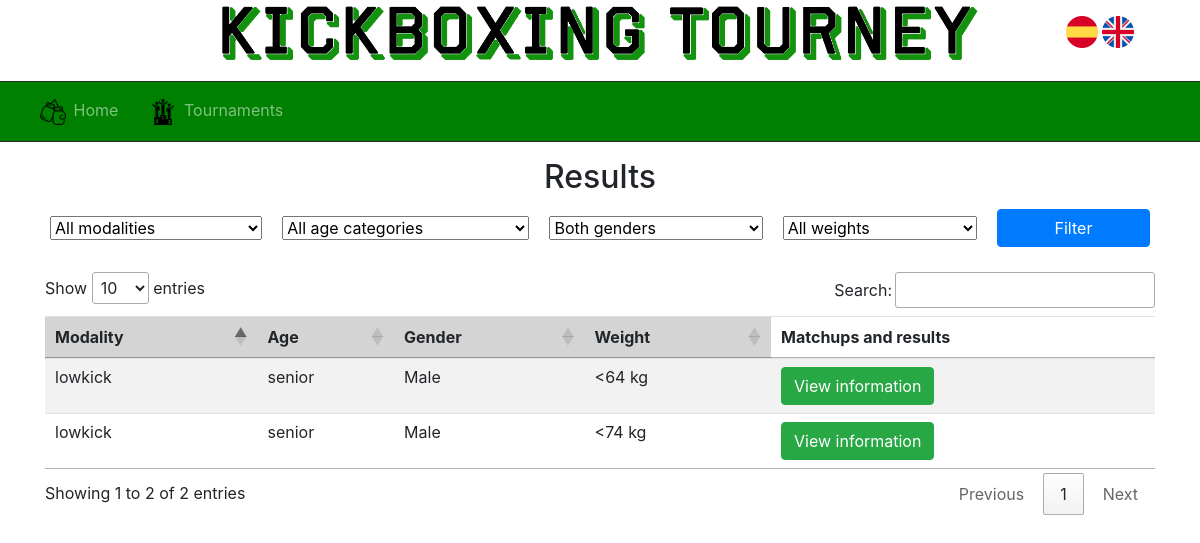
The app's page /ProyectoTFG/Invitado/listaCategoriasResultadosInvitados.php?idtorneo=50&idioma=in with its own data.
### tables this page shows
CREATE TABLE `categorias` (
  `idCategoria` int(11) NOT NULL,
  `idtorneo` int(11) NOT NULL,
  `sexo` varchar(1) NOT NULL,
  `peso` int(3) NOT NULL,
  `edad` varchar(15) NOT NULL,
  `modalidad` varchar(30) NOT NULL,
  `estado` int(1) NOT NULL
);

### ProyectoTFG/Modelo/ModeloCategoria.php (called while the page is built, shortened)
<?php
include_once 'ModeloBD.php';
include_once '../Clases/Categoria.php';
class ModeloCategoria {
    private $modeloBD;
    public function __construct() {
        $this->modeloBD = new ModeloBD();
    }
    public function obtenerCategoriasPorTorneoConEnfrentamientos($idTorneo) {
        $sql = "SELECT DISTINCT c.* FROM categorias c INNER JOIN enfrentamiento r ON c.idtorneo = r.idtorneo AND c.sexo = r.sexo AND c.peso = r.peso AND c.edad = r.edad AND c.modalidad = r.modalidad WHERE c.idtorneo = '$idTorneo'";
        $this->modeloBD->open_connection();
        $listaCategorias = array();
        if ($this->modeloBD->get_results_from_query($sql)) {
            $rows = $this->modeloBD->get_rows();
            foreach ($rows as $row) {
                $listaCategorias[] = new Categoria(
                    $row['idCategoria'],
                    $row['idtorneo'],
                    $row['sexo'],
                    $row['peso'],
                    $row['edad'],
                    $row['modalidad'],
                    $row['estado']
                );
            }
        }
        return $listaCategorias;
    }
}

### ProyectoTFG/Modelo/ModeloBD.php (called while the page is built, shortened)
<?php
class ModeloBD {
    private static $db_host = 'localhost';
    private static $db_user = 'root';
    private static $db_pass = '';
    protected $db_name = 'proyectotfg';
    protected $rows = array();
    private $conexion;
    public function open_connection() {
        $this->conexion = new mysqli(self::$db_host, self::$db_user, self::$db_pass, $this->db_name);
        $this->conexion->query("SET NAMES 'utf8'");
    }
public function get_results_from_query($query) {
    $result = $this->conexion->query($query);
    $this->rows = array();
    $hasResults = false;
    if ($result && $result->num_rows > 0) {
        while ($row = $result->fetch_assoc()) {
            $this->rows[] = $row;
            $hasResults = true;
        }
    }
    return $hasResults;
}
    public function get_rows() {
        return $this->rows;
    }
}

### ProyectoTFG/Clases/Categoria.php (called while the page is built, shortened)
<?php
class Categoria {
    public $sexo;
    public $peso;
    public $edad;
    public $modalidad;
    public function __construct($idCategoria, $idtorneo, $sexo, $peso, $edad, $modalidad, $estado) {
        $this->sexo = $sexo;
        $this->peso = $peso;
        $this->edad = $edad;
        $this->modalidad = $modalidad;
    }
    public function getSexo() {
        return $this->sexo;
    }
    public function getPeso() {
        return $this->peso;
    }
    public function getEdad() {
        return $this->edad;
    }
    public function getModalidad() {
        return $this->modalidad;
    }
}

### ProyectoTFG/Invitado/listaCategoriasResultadosInvitados.php (the view, shortened to what this page needs)
<?php
    include_once '../Modelo/ModeloCategoria.php';
    $modeloCategoria = new ModeloCategoria();
    $idTorneo=$_GET['idtorneo'];
    $categorias = $modeloCategoria->obtenerCategoriasPorTorneoConEnfrentamientos($idTorneo);
    ?>
    <html>
        <head>
            <link rel="stylesheet" href="https://maxcdn.bootstrapcdn.com/bootstrap/4.0.0/css/bootstrap.min.css">
            <link href="../CSS/principal.css" rel="stylesheet" type="text/css"/>
        </head>
        <body>
            <?php include '../header.php';
            include '../menus/menuInvitado.php';
              ?>
            <div class="container">
            <?php
            if (empty($categorias)) {
                print "<h2 class='textoCentrado'>No hay resultados para este torneo</h2>";
            }else{
            ?>
                <h2 class="textoCentrado"><?php echo $lang["Resultados"]?></h2>
                <div class="filtros">
                    <select id="filtroModalidad">
                        <option value=""><?php echo $lang["TodasModalidades"]?></option>
                    </select>
                    <select id="filtroEdad">
                        <option value=""><?php echo $lang["TodasCategoriasEdad"]?></option>
                    </select>
                    <select id="filtroSexo">
                        <option value=""><?php echo $lang["AmbosSexos"]?></option>
                    </select>
                    <select id="filtroPeso">
                        <option value=""><?php echo $lang["TodosPesos"]?></option>
                    </select>
                    <button  class='btn btn-primary' id="filtrarResultados"><?php echo $lang["Filtrar"]?></button>
                </div>
                <div class="table-responsive">
                 <table class="table table-striped" id="tablaResultados">
                    <thead>
                        <tr>
                            <th><?php echo $lang["Modalidad"]?></th>
                            <th><?php echo $lang["Edad"]?></th>
                            <th><?php echo $lang["Sexo"]?></th>
                            <th><?php echo $lang["Peso"]?></th>
                            <td><strong><?php echo $lang["EnfrentamientosYResultados"]?></strong></td>
                        </tr>
                    </thead>
                    <tbody>
                        <?php
                        foreach ($categorias as $categoria) {
                            print "<tr>";
                            print "<td>" . $categoria->getModalidad()  . "</td>";
                            print "<td>" . $categoria->getEdad() . "</td>";
                            if($categoria->getSexo()=="m" ){
                                print "<td>".$lang["Masculino"]."</td>";
                            }else{
                                print "<td>".$lang["Femenino"]."</td>";
                            }
                            if($categoria->getPeso()==90){
                                print "<td>>".$categoria->getPeso() . " kg</td>";
                            }else{
                                print "<td><".$categoria->getPeso() . " kg</td>";
                            }
                            print "<td><a href='listaResultadosInvitados.php?idtorneo=" . $idTorneo . "&peso=" . $categoria->getPeso() . "&sexo=" . $categoria->getSexo() . "&edad=" . $categoria->getEdad() . "&modalidad=" . $categoria->getModalidad() . "'><button type='button' name='resultados' class='btn btn-success'>".$lang["VerInformacion"]."</button></a></td>";
                            print "</tr>";
                        }
                        ?>
                    </tbody>
                </table>
                </div>
                <?php
                }
                ?>
            </div>
        </body>
    <link rel="stylesheet" type="text/css" href="https://cdn.datatables.net/1.10.25/css/jquery.dataTables.css">
    </html>

### ProyectoTFG/CSS/principal.css (style rules this page uses)
* { padding: 0; margin: 0; }
.table { margin-bottom: 0; }
.textoCentrado { text-align: center; margin-top: 0.5em; }
a { color: black; }
table tr th { cursor: pointer; -webkit-user-select: none; -moz-user-select: none; -ms-user-select: none; user-select: none; }
table th { white-space: nowrap; }
.sorting { background-color: #D4D4D4; }
.filtros { display: flex; flex-wrap: wrap; justify-content: space-between; align-items: center; gap: 10px; margin-bottom: 20px; }
.filtros select, .filtros button { flex-grow: 1; margin: 5px; }

### records on screen
categorias: modalidad "lowkick", edad "senior", peso "64"
categorias: modalidad "lowkick", edad "senior", peso "74"

### other values on screen
$lang["Inicio"] "Home"
$lang["Torneos"] "Tournaments"
$lang["Resultados"] "Results"
$lang["Filtrar"] "Filter"
$lang["Modalidad"] "Modality"
$lang["Edad"] "Age"
$lang["Sexo"] "Gender"
$lang["Peso"] "Weight"
$lang["EnfrentamientosYResultados"] "Matchups and results"
form field value "All modalities"
form field value "All age categories"
form field value "Both genders"
form field value "All weights"
